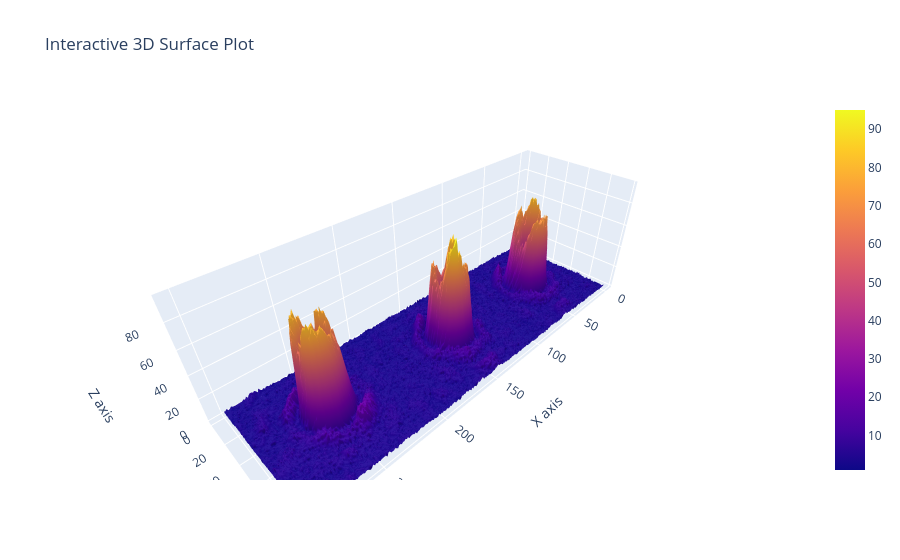

Notebook code cell kept with this figure:
### Code cell
import plotly.graph_objects as go

# Create a 3D surface plot
fig = go.Figure(data=[go.Surface(z=z, x=x, y=y)])

# Customize layout
fig.update_layout(
    title='Interactive 3D Surface Plot',
    scene=dict(
        xaxis_title='X axis',
        yaxis_title='Y axis',
        zaxis_title='Z axis'
    )
)

# Show the plot
fig.show()

### Figure 1 — Plotly figure (JSON) as saved in the notebook; plotly's stock layout.template omitted (floating-point values rounded to 4 significant figures; data arrays with more than 128 entries replaced by an {"elided": "..."} marker saying what was removed)
{"data": [{"type": "surface", "x": {"elided": "100x300 int values"}, "y": {"elided": "100x300 int values"}, "z": {"elided": "100x300 int values"}}], "layout": {"scene": {"xaxis": {"title": {"text": "X axis"}}, "yaxis": {"title": {"text": "Y axis"}}, "zaxis": {"title": {"text": "Z axis"}}}, "title": {"text": "Interactive 3D Surface Plot"}}}
